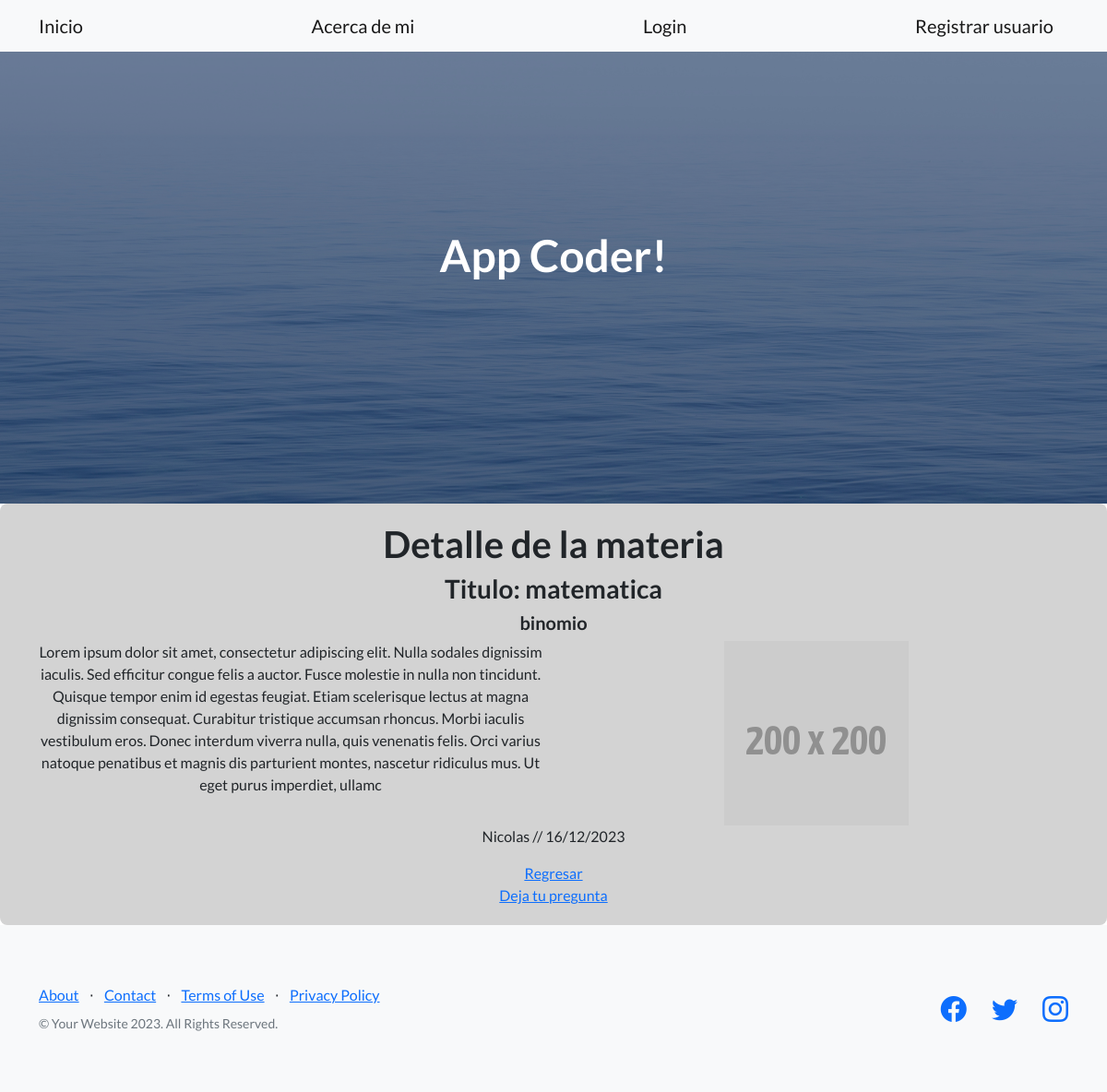
The page /AppCoder/estudioo/1 on the database its author committed.
### AppCoder/models.py (models this page shows)
class estudio(models.Model):
    titulo = models.CharField(max_length=100)
    subtitulo = models.CharField(max_length=100)
    cuerpo = models.CharField(max_length=500)
    autor = models.CharField(max_length=100)
    fecha = models.CharField(max_length=100)
    imagen = models.FileField(upload_to="media/posts", null=True, blank=True)

### AppCoder/views.py (the view)
# urls.py: path("estudioo/<int:id>", estudioo, name="estudioo"),
def estudioo(request, id):
    data = {
        "estudio" : estudio.objects.get(id=id)
    }
    return render(request, "AppCoder/estudioo.html", data)

### AppCoder/templates/AppCoder/estudioo.html (shortened to what this page needs)
{% extends "AppCoder/padre.html" %}
{% block contenidoQueCambia %}
<div class="estudio">
    <h1>Detalle de la materia</h1>
    <h3>Titulo: {{ estudio.titulo }}</h3>
    <h5>{{ estudio.subtitulo }}</h5>
    <div class="container">
        <div class="row elementos">
            <div class="col-6">
                <p>{{ estudio.cuerpo }}</p>
            </div>
            <div class="col-6">
                {% if estudio.imagen %}
                <img src="../../{{ estudio.imagen }}" alt="img"/>
                {% endif %}
            </div>
        </div>
        <p>{{ estudio.autor }} // {{ estudio.fecha }}</p>
    </div>
    <a href="{% url 'AppCoder:leer_todo' %}">Regresar</a>
    <br>
    <a href="{% url 'AppCoder:preguntar_estudio' estudio.id%}">Deja tu pregunta</a>
</div>
{% endblock %}

### AppCoder/templates/AppCoder/estudioo.html (style rules this page uses)
.estudio { background-color: lightgray; padding: 20px; border-radius: 8px; text-align: center; }
.elementos { display: flex; text-align: center; justify-content: center; }

### rows shown on the page
estudio: titulo "matematica", subtitulo "binomio", cuerpo "Lorem ipsum dolor sit amet, consectetur adipiscing elit. Nulla sodales dignissim iaculis. Sed efficitur congue felis a auctor. Fusce molestie in nulla non tincidunt. Quisque tempor enim id egestas feugiat. Etiam scelerisque lectus at magna dignissim consequat. Curabitur tristique accumsan rhoncus. Morbi iaculis vestibulum eros. Donec interdum viverra nulla, quis venenatis felis. Orci varius natoque penatibus et magnis dis parturient montes, nascetur ridiculus mus. Ut eget purus imperdiet, ullamc", imagen (picture), autor "Nicolas", fecha "16/12/2023"
